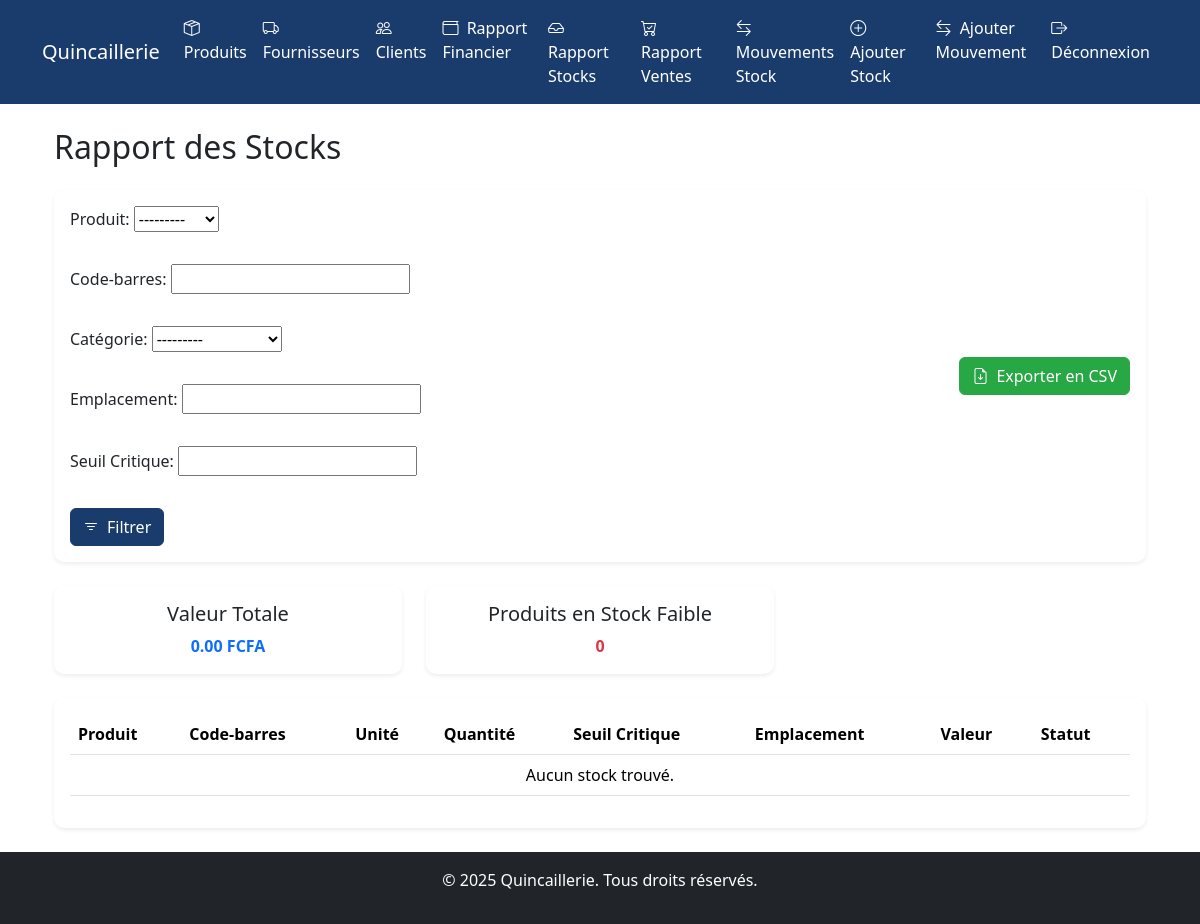
Page /rapports/stocks/ (signed in) on the earlier database version.
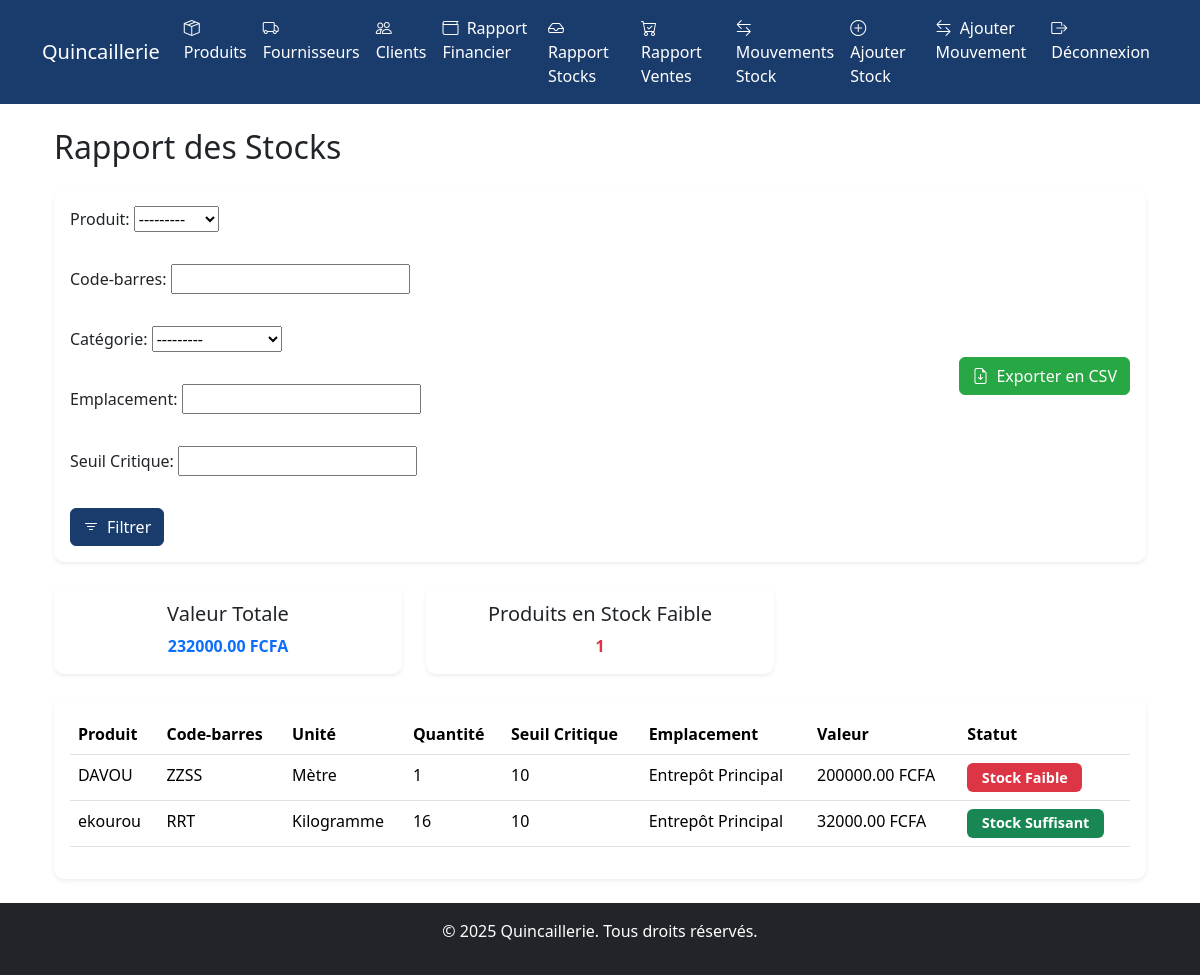
Same page on the later database version.
### rapports/models.py (models this page shows, shortened)
class Stock(models.Model):
    produit = models.ForeignKey(
        Produit,
        on_delete=models.CASCADE,
        related_name='rapport_stocks'
    )
    quantite = models.IntegerField(
        validators=[MinValueValidator(0)],
        help_text="Quantité en stock (doit être positive)"
    )
    seuil_critique = models.IntegerField(
        default=10,
        help_text="Seuil minimum avant alerte de stock faible"
    )
    emplacement = models.CharField(
        max_length=100,
        blank=True,
        default='Entrepôt Principal',
        help_text="Emplacement du stock"
    )
    date_mise_a_jour = models.DateTimeField(
        auto_now=True,
        help_text="Date de la dernière mise à jour du stock"
    )
    class Meta:
        verbose_name = "Stock"
        verbose_name_plural = "Stocks"

### produits/models.py (models this page shows)
class Produit(models.Model):
    UNITE_CHOIX = (
        ('piece', 'Pièce'),
        ('metre', 'Mètre'),
        ('kg', 'Kilogramme'),
        ('litre', 'Litre'),
    )
    nom = models.CharField(max_length=200)
    categorie = models.ForeignKey(Categorie, on_delete=models.CASCADE, verbose_name="Catégorie")
    unite = models.CharField(max_length=20, choices=UNITE_CHOIX, verbose_name="Unité")
    prix_achat = models.DecimalField(max_digits=10, decimal_places=2, verbose_name="Prix d'achat")
    prix_vente = models.DecimalField(max_digits=10, decimal_places=2, verbose_name="Prix de vente")
    prix_gros = models.DecimalField(max_digits=10, decimal_places=2, blank=True, null=True, verbose_name="Prix de gros")
    remise = models.DecimalField(max_digits=5, decimal_places=2, default=0.00, verbose_name="Remise")
    reference_fournisseur = models.CharField(max_length=100, blank=True, verbose_name="Référence fournisseur")
    code_barres = models.CharField(max_length=50, unique=True, blank=True, verbose_name="Code-barres")
    date_creation = models.DateTimeField(auto_now_add=True)
    date_modification = models.DateTimeField(auto_now=True)
    def __str__(self):
        return self.nom
    class Meta:
        verbose_name = "Produit"
        verbose_name_plural = "Produits"
        ordering = ['nom']

### rapports/views.py (the view)
# urls.py: path('stocks/', views.rapport_stocks, name='rapport_stocks'),
@login_required
def rapport_stocks(request):
    form = RapportStocksForm(request.GET or None)
    stocks = Stock.objects.all()
    if form.is_valid():
        stocks = form.filter_stocks(stocks)
    total_valeur = stocks.aggregate(
        total=Sum(F('quantite') * F('produit__prix_vente'))
    )['total'] or 0
    return render(request, 'rapports/rapport_stocks.html', {
        'form': form,
        'stocks': stocks,
        'total_valeur': total_valeur,
    })

### rapports/forms.py (shortened to what this page needs)
class RapportStocksForm(forms.Form):
    produit = forms.ModelChoiceField(queryset=Produit.objects.all(), required=False, label="Produit")
    code_barres = forms.CharField(max_length=50, required=False, label="Code-barres")
    categorie = forms.ModelChoiceField(queryset=Categorie.objects.all(), required=False, label="Catégorie")
    emplacement = forms.CharField(max_length=100, required=False, label="Emplacement")
    seuil_critique = forms.IntegerField(required=False, label="Seuil Critique")

### produits/models.py (called while the page is built)
    def __str__(self):
        return self.nom

### rapports/templatetags/custom_filters.py (called while the page is built)
@register.filter
def multiply(value, arg):
    try:
        return float(value) * float(arg)
    except (ValueError, TypeError):
        return 0

@register.filter
def filter_by_stock_critique(stocks):
    return [stock for stock in stocks if stock.quantite < stock.seuil_critique]

### rapports/templates/rapports/rapport_stocks.html (shortened to what this page needs)
{% extends 'base.html' %}
{% load static custom_filters %}
{% block contenu %}
<div class="container fade-in">
    <h2 class="mb-4">Rapport des Stocks</h2>
    <div class="card border-0 shadow-sm mb-4">
        <div class="card-body">
            <div class="d-flex justify-content-between align-items-center">
                <form method="get" class="row g-3 col-md-8">
                    {{ form.as_p }}
                    <div class="col-12">
                        <button type="submit" class="btn btn-primary">
                            <i class="bi bi-filter me-2"></i>Filtrer
                        </button>
                    </div>
                </form>
                <a href="{% url 'rapports:exporter_stocks_csv' %}" class="btn btn-success">
                    <i class="bi bi-file-earmark-arrow-down me-2"></i>Exporter en CSV
                </a>
            </div>
        </div>
    </div>
    <div class="row mb-4">
        <div class="col-md-4">
            <div class="card border-0 shadow-sm text-center">
                <div class="card-body">
                    <h5 class="card-title">Valeur Totale</h5>
                    <p class="card-text text-primary fw-bold">{{ total_valeur|floatformat:2 }} FCFA</p>
                </div>
            </div>
        </div>
        <div class="col-md-4">
            <div class="card border-0 shadow-sm text-center">
                <div class="card-body">
                    <h5 class="card-title">Produits en Stock Faible</h5>
                    <p class="card-text text-danger fw-bold">
                        {{ stocks|filter_by_stock_critique|length }}
                    </p>
                </div>
            </div>
        </div>
    </div>
    <div class="card border-0 shadow-sm">
        <div class="card-body">
            <div class="table-responsive">
                <table class="table table-hover">
                    <thead>
                        <tr>
                            <th>Produit</th>
                            <th>Code-barres</th>
                            <th>Unité</th>
                            <th>Quantité</th>
                            <th>Seuil Critique</th>
                            <th>Emplacement</th>
                            <th>Valeur</th>
                            <th>Statut</th>
                        </tr>
                    </thead>
                    <tbody>
                        {% for stock in stocks %}
                        <tr>
                            <td>{{ stock.produit.nom }}</td>
                            <td>{{ stock.produit.code_barres }}</td>
                            <td>{{ stock.produit.get_unite_display }}</td>
                            <td>{{ stock.quantite }}</td>
                            <td>{{ stock.seuil_critique }}</td>
                            <td>{{ stock.emplacement }}</td>
                            <td>{{ stock.quantite|multiply:stock.produit.prix_vente|floatformat:2 }} FCFA</td>
                            <td>
                                {% if stock.quantite < stock.seuil_critique %}
                                    <span class="badge bg-danger">Stock Faible</span>
                                {% else %}
                                    <span class="badge bg-success">Stock Suffisant</span>
                                {% endif %}
                            </td>
                        </tr>
                        {% empty %}
                        <tr>
                            <td colspan="8" class="text-center">Aucun stock trouvé.</td>
                        </tr>
                        {% endfor %}
                    </tbody>
                </table>
            </div>
        </div>
    </div>
</div>
{% endblock %}

Differences in the rows shown:
added Stock: produit.nom "DAVOU", produit.code_barres "ZZSS", produit.unite "Mètre", quantite "1", seuil_critique "10", emplacement "Entrepôt Principal", quantite|multiply "200000.00", shows "Stock Faible"
added Stock: produit.nom "ekourou", produit.code_barres "RRT", produit.unite "Kilogramme", quantite "16", seuil_critique "10", emplacement "Entrepôt Principal", quantite|multiply "32000.00", shows "Stock Suffisant"
Other differences:
{{ total_valeur|floatformat:2 }}: "0.00" → "232000.00"
{{ stocks|filter_by_stock_critique|length }}: "0" → "1"
text no longer shown: "Aucun stock trouvé."
